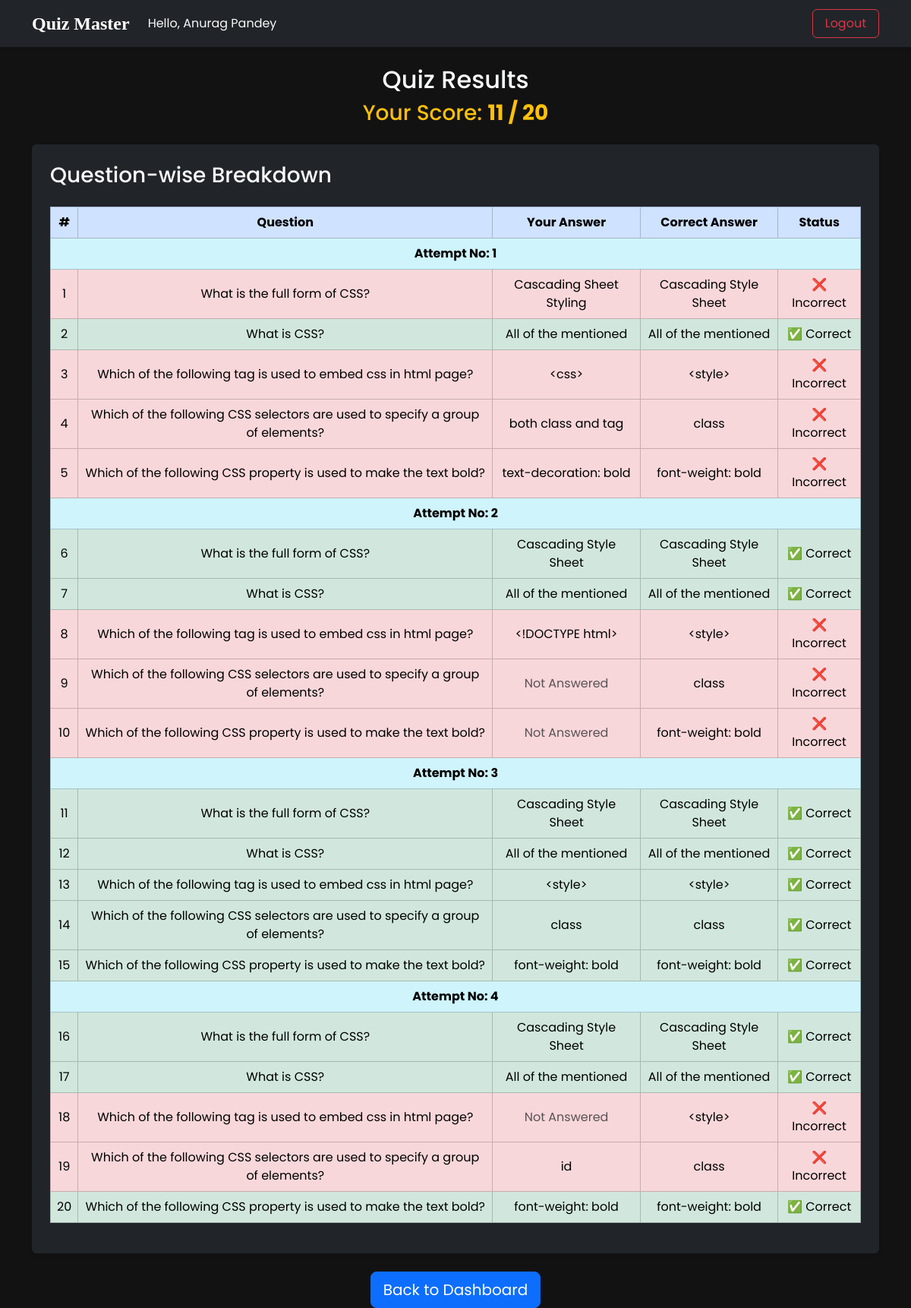
The page /quiz_result/1 (signed in) on the database its author committed.
### applications/models.py (models this page shows)
class UserAttempt(db.Model):
    id = db.Column(db.Integer, primary_key=True, autoincrement=True)
    attempt_no = db.Column(db.Integer, nullable=False)
    user_id = db.Column(db.Integer, db.ForeignKey('user.id'), nullable=False)
    quiz_id = db.Column(db.Integer, db.ForeignKey('quiz.id'), nullable=False)
    question_id = db.Column(db.Integer, db.ForeignKey('question.id'), nullable=False)
    selected_option = db.Column(db.Integer, nullable=True)  # Stores user's selected answer
    is_correct = db.Column(db.Boolean, nullable=False, default=False)

class Question(db.Model):
    id = db.Column(db.Integer, primary_key=True, autoincrement=True)
    quiz_id = db.Column(db.Integer, db.ForeignKey('quiz.id'), nullable=False)
    question_statement = db.Column(db.Text, nullable=False)
    option1 = db.Column(db.String(200), nullable=False)
    option2 = db.Column(db.String(200), nullable=False)
    option3 = db.Column(db.String(200), nullable=False)
    option4 = db.Column(db.String(200), nullable=False)
    correct_option = db.Column(db.Integer, nullable=False)

### applications/routes.py (the view)
@app.route('/quiz_result/<int:quiz_id>')
def quiz_results(quiz_id):
    questions = Question.query.filter_by(quiz_id=quiz_id).all()
    user_id = session.get('user_id')
    if not user_id:
        flash("User not logged in!", "danger")
        return redirect(url_for("login"))
    if session['user_role'] == 'admin':
        flash("You are logged in as an admin. Log in as a user to view your results.", "warning")
        return redirect(url_for('admin_dashboard'))
    attempts = UserAttempt.query.filter_by(user_id=user_id, quiz_id=quiz_id).all()
    score = sum(1 for a in attempts if a.is_correct)
    total_questions = len(attempts)
    return render_template('quiz_portal/quiz_result.html', score=score, total_questions=total_questions, questions=questions, getattr=getattr, attempts=attempts)

### templates/quiz_portal/quiz_result.html (shortened to what this page needs)
{% extends "base.html" %}
{% block body %}
<div class="container mt-4">
    <h2 class="text-center text-light">Quiz Results</h2>
    <p class="text-center text-warning h3">Your Score: <strong>{{ score }} / {{ total_questions }}</strong></p>
    <div class="mt-4 p-4 bg-dark rounded shadow-sm">
        <h3 class="text-light">Question-wise Breakdown</h3>
        <div class="table-responsive">
            <table class="table table-bordered text-center align-middle mt-3">
                <thead class="table-primary">
                    <tr>
                        <th>#</th>
                        <th>Question</th>
                        <th>Your Answer</th>
                        <th>Correct Answer</th>
                        <th>Status</th>
                    </tr>
                </thead>
                <tbody class="table-secondary">
                    {% set ns = namespace(last_attempt_no = None) %}
                    {% for attempt in attempts %}
                        {% if ns.last_attempt_no != attempt.attempt_no %}
                            <tr class="table-info">
                                <td colspan="5" class="fw-bold text-center">Attempt No: {{ attempt.attempt_no }}</td>
                            </tr>
                            {% set ns.last_attempt_no = attempt.attempt_no %}
                        {% endif %}
                        <tr class="{% if attempt.is_correct %}table-success{% else %}table-danger{% endif %}">
                            <td>{{ loop.index }}</td>
                            <td>
                                {% set question = questions | selectattr("id", "equalto", attempt.question_id) | first %}
                                {{ question.question_statement if question else "Question Not Found" }}
                            </td>
                            <td>
                                {% if attempt.selected_option %}
                                    {% set question = questions | selectattr("id", "equalto", attempt.question_id) | first %}
                                    {{ getattr(question, "option" ~ attempt.selected_option) if question else "Question Not Found" }}
                                {% else %}
                                    <span class="text-muted">Not Answered</span>
                                {% endif %}
                            </td>
                            <td>
                                {% set question = questions | selectattr("id", "equalto", attempt.question_id) | first %}
                                {{ getattr(question, "option" ~ question.correct_option) if question else "Question Not Found" }}
                            </td>
                            <td>
                                {% if attempt.is_correct %}
                                    ✅ Correct
                                {% else %}
                                    ❌ Incorrect
                                {% endif %}
                            </td>
                        </tr>
                    {% endfor %}
                </tbody>
            </table>
        </div>
    </div>
    <div class="text-center mt-4">
        <a href="{{ url_for('user_dashboard') }}" class="btn btn-lg btn-primary">Back to Dashboard</a>
    </div>
</div>
{% endblock %}

### static/style.css (style rules this page uses)
* { margin: 0; padding: 0; box-sizing: border-box; }
html, body { height: 100%; overflow-x: hidden; }
html { scroll-behavior: smooth; }
body { background-color: #121212; color: #E0E0E0; font-family: 'Poppins', sans-serif; }

### rows shown on the page
UserAttempt: attempt_no "1", selected_option.option1 "Cascading Sheet Styling", is_correct "❌ Incorrect"
Question: question_statement "What is the full form of CSS?", correct_option+option3 "Cascading Style Sheet"
UserAttempt: selected_option.option4 "All of the mentioned", is_correct "✅ Correct"
Question: question_statement "What is CSS?", correct_option+option4 "All of the mentioned"
UserAttempt: selected_option.option1 "<css>", is_correct "❌ Incorrect"
Question: question_statement "Which of the following tag is used to embed css in html page?", correct_option+option4 "<style>"
UserAttempt: selected_option.option4 "both class and tag", is_correct "❌ Incorrect"
Question: question_statement "Which of the following CSS selectors are used to specify a group of elements?", correct_option+option3 "class"
UserAttempt: selected_option.option1 "text-decoration: bold", is_correct "❌ Incorrect"
Question: question_statement "Which of the following CSS property is used to make the text bold?", correct_option+option2 "font-weight: bold"
UserAttempt: attempt_no "2", selected_option.option3 "Cascading Style Sheet", is_correct "✅ Correct"
UserAttempt: selected_option.option4 "All of the mentioned", is_correct "✅ Correct"
UserAttempt: selected_option.option2 "<!DOCTYPE html>", is_correct "❌ Incorrect"
UserAttempt: shows "Not Answered", is_correct "❌ Incorrect"
UserAttempt: shows "Not Answered", is_correct "❌ Incorrect"
UserAttempt: attempt_no "3", selected_option.option3 "Cascading Style Sheet", is_correct "✅ Correct"
UserAttempt: selected_option.option4 "All of the mentioned", is_correct "✅ Correct"
UserAttempt: selected_option.option4 "<style>", is_correct "✅ Correct"
UserAttempt: selected_option.option3 "class", is_correct "✅ Correct"
UserAttempt: selected_option.option2 "font-weight: bold", is_correct "✅ Correct"
UserAttempt: attempt_no "4", selected_option.option3 "Cascading Style Sheet", is_correct "✅ Correct"
UserAttempt: selected_option.option4 "All of the mentioned", is_correct "✅ Correct"
UserAttempt: shows "Not Answered", is_correct "❌ Incorrect"
UserAttempt: selected_option.option2 "id", is_correct "❌ Incorrect"
UserAttempt: selected_option.option2 "font-weight: bold", is_correct "✅ Correct"

### other values the page prints
{{ session['user_name'] }} "Anurag Pandey"
{{ score }} "11"
{{ total_questions }} "20"
